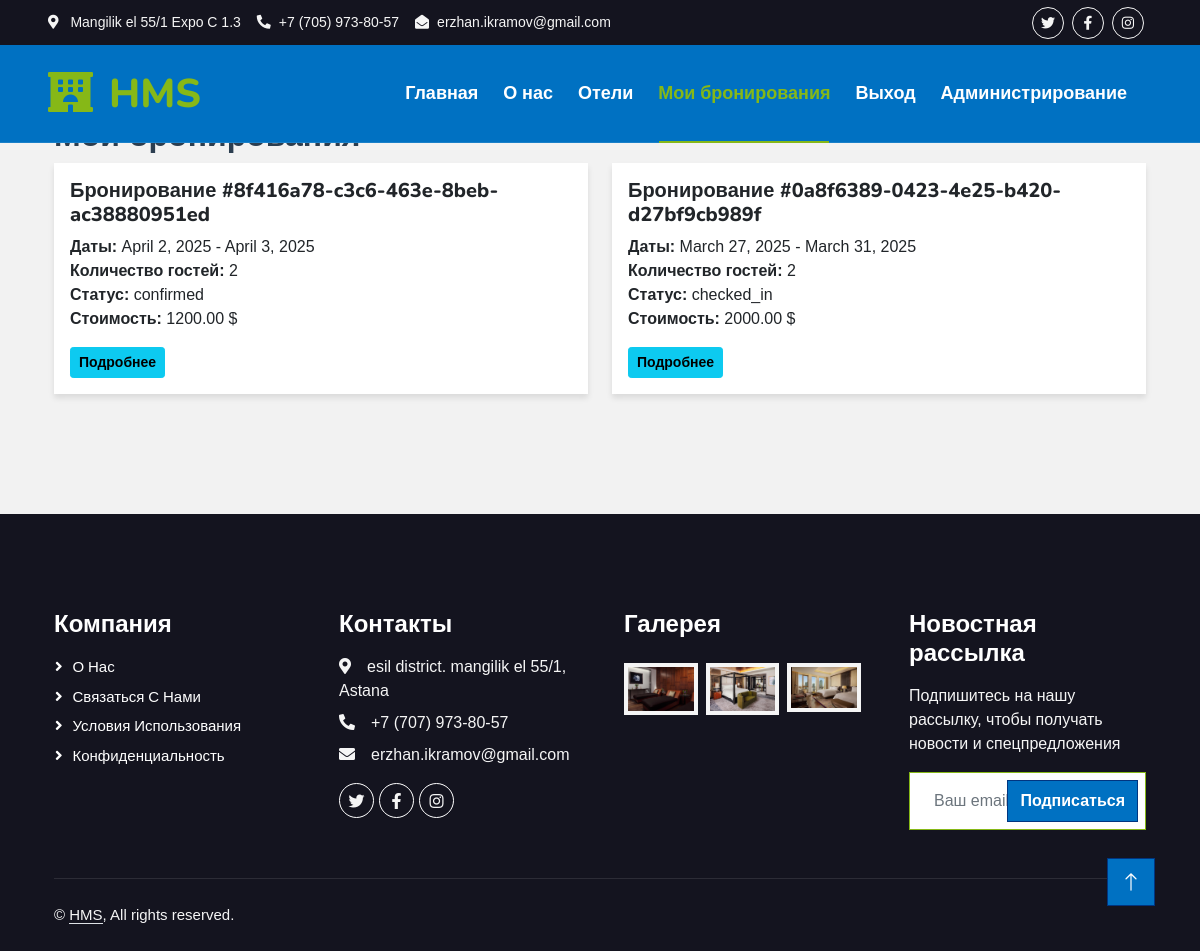
The page /bookings/ (signed in) on the database its author committed.
### booking/models.py (models this page shows, shortened)
class Booking(models.Model):
    BOOKING_STATUS = [
        ('pending', 'Ожидает подтверждения'),
        ('confirmed', 'Подтверждено'),
        ('cancelled', 'Отменено'),
        ('completed', 'Завершено'),
        ('checked_in', 'Заселен'),
    ]
    user = models.ForeignKey(User, on_delete=models.CASCADE, null=True, related_name='bookings')
    booking_id = models.UUIDField(default=uuid.uuid4, unique=True)
    room = models.ForeignKey(Room, on_delete=models.CASCADE, related_name='bookings')
    check_in_date = models.DateField()
    check_out_date = models.DateField()
    guests = models.PositiveIntegerField(default=1)
    total_price = models.DecimalField(max_digits=10, decimal_places=2)
    status = models.CharField(max_length=20, choices=BOOKING_STATUS, default='pending')
    created_at = models.DateTimeField(auto_now_add=True)
    updated_at = models.DateTimeField(auto_now=True)
    class Meta:
        verbose_name = 'Бронирование'
        verbose_name_plural = 'Бронирования'

### booking/views.py (the view)
# urls.py: path('bookings/', booking_views.my_bookings, name='my_bookings'),
@login_required
def my_bookings(request):
    bookings = Booking.objects.filter(user=request.user).order_by('-created_at')
    return render(request, 'booking/my_bookings.html', {'bookings': bookings})

### booking/templates/booking/my_bookings.html (shortened to what this page needs)
{% extends 'base.html' %}
{% load static %}
{% block content %}
<div class="container mt-4">
    <h2>Мои бронирования</h2>
    {% if bookings %}
        <div class="row">
            {% for booking in bookings %}
                <div class="col-md-6 mb-4">
                    <div class="card">
                        <div class="card-body">
                            <h5 class="card-title">Бронирование #{{ booking.booking_id }}</h5>
                            <p class="card-text">
                                <strong>Даты:</strong> {{ booking.check_in_date }} - {{ booking.check_out_date }}<br>
                                <strong>Количество гостей:</strong> {{ booking.guests }}<br>
                                <strong>Статус:</strong> {{ booking.status }}<br>
                                <strong>Стоимость:</strong> {{ booking.total_price }} $
                            </p>
                            <div class="btn-group">
                                <a href="{% url 'booking_detail' booking.booking_id %}" class="btn btn-info btn-sm">Подробнее</a>
                            </div>
                        </div>
                    </div>
                </div>
            {% endfor %}
        </div>
    {% else %}
        <div class="alert alert-info">
            У вас пока нет бронирований. <a href="{% url 'home' %}" class="alert-link">Найдите свой идеальный номер!</a>
        </div>
    {% endif %}
</div>
{% endblock %}

### booking/templates/base.html (shortened to what this page needs)
{% load static %}
<html lang="ru">
<head>
    <link rel="stylesheet" href="{% static 'css/style.css' %}">
    <link href="https://cdn.jsdelivr.net/npm/bootstrap@5.3.0/dist/css/bootstrap.min.css" rel="stylesheet">
    <link href="https://cdnjs.cloudflare.com/ajax/libs/font-awesome/6.4.0/css/all.min.css" rel="stylesheet">
    <link href="https://cdnjs.cloudflare.com/ajax/libs/font-awesome/5.10.0/css/all.min.css" rel="stylesheet">
    <link href="https://cdn.jsdelivr.net/npm/bootstrap-icons@1.4.1/font/bootstrap-icons.css" rel="stylesheet">
    <link href="{% static 'booking/lib/animate/animate.min.css' %}" rel="stylesheet">
    <link href="{% static 'booking/lib/owlcarousel/assets/owl.carousel.min.css' %}" rel="stylesheet">
    <link href="{% static 'booking/lib/tempusdominus/css/tempusdominus-bootstrap-4.min.css' %}" rel="stylesheet" />
    <link href="{% static 'booking/css/bootstrap.min.css' %}" rel="stylesheet">
    <link href="{% static 'templates/travel-agency-html-template/css/style.css' %}" rel="stylesheet">
    <link href="https://cdnjs.cloudflare.com/ajax/libs/font-awesome/6.4.0/css/all.min.css" rel="stylesheet">
    <link href="https://cdnjs.cloudflare.com/ajax/libs/font-awesome/5.15.4/css/all.min.css" rel="stylesheet">
</head>
</head>
<body>
    <div class="container-fluid bg-dark px-5 d-none d-lg-block">
        <div class="row gx-0">
            <div class="col-lg-8 text-center text-lg-start mb-2 mb-lg-0">
                <div class="d-inline-flex align-items-center" style="height: 45px;">
                    <small class="me-3 text-light"><i class="fa fa-map-marker-alt me-2"></i> Mangilik el 55/1 Expo C 1.3</small>
                    <small class="me-3 text-light"><i class="fa fa-phone-alt me-2"></i>+7 (705) 973-80-57</small>
                    <small class="text-light"><i class="fa fa-envelope-open me-2"></i>erzhan.ikramov@gmail.com</small>
                </div>
            </div>
            <div class="col-lg-4 text-center text-lg-end">
                <div class="d-inline-flex align-items-center" style="height: 45px;">
                    <a class="btn btn-sm btn-outline-light btn-sm-square rounded-circle me-2" href="https://twitter.com/"><i class="fab fa-twitter fw-normal"></i></a>
                    <a class="btn btn-sm btn-outline-light btn-sm-square rounded-circle me-2" href="#"><i class="fab fa-facebook-f fw-normal"></i></a>
                    <a class="btn btn-sm btn-outline-light btn-sm-square rounded-circle me-2" href="#"><i class="fab fa-instagram fw-normal"></i></a>
                </div>
            </div>
        </div>
    </div>
    <div class="container-fluid position-relative p-0">
        <nav class="navbar navbar-expand-lg navbar-light px-4 px-lg-5 py-3 py-lg-0">
            <a href="{% url 'home' %}" class="navbar-brand p-0">
                <h1 class="text-primary m-0"><i class="fa fa-hotel me-3"></i>HMS</h1>
            </a>
            <div class="collapse navbar-collapse" id="navbarCollapse">
                <div class="navbar-nav ms-auto py-0">
                    <a href="{% url 'home' %}" class="nav-item nav-link {% if request.path == '/' %}active{% endif %}">Главная</a>
                    <a href="{% url 'about' %}" class="nav-item nav-link {% if 'about' in request.path %}active{% endif %}">О нас</a>
                    <a href="{% url 'hotels' %}" class="nav-item nav-link {% if 'hotels' in request.path %}active{% endif %}">Отели</a>
                    {% if user.is_authenticated %}
                        <a href="{% url 'my_bookings' %}" class="nav-item nav-link {% if 'bookings' in request.path %}active{% endif %}">Мои бронирования</a>
                        <a href="{% url 'logout' %}" class="nav-item nav-link">Выход</a>
                    {% else %}
                        <a href="{% url 'login' %}" class="nav-item nav-link {% if 'login' in request.path %}active{% endif %}">Вход</a>
                        <a href="{% url 'register' %}" class="nav-item nav-link {% if 'register' in request.path %}active{% endif %}">Регистрация</a>
                    {% endif %}
                    {% if user.is_staff %}
                        <a href="{% url 'admin_dashboard' %}" class="nav-item nav-link {% if 'admin-panel' in request.path %}active{% endif %}">Администрирование</a>
                    {% endif %}
                </div>
            </div>
        </nav>
    </div>
    <div class="container-xxl py-5">
        {% block content %}{% endblock %}
    </div>
    <div class="container-fluid bg-dark text-light footer pt-5 mt-5 wow fadeIn" data-wow-delay="0.1s">
        <div class="container py-5">
            <div class="row g-5">
                <div class="col-lg-3 col-md-6">
                    <h4 class="text-white mb-3">Компания</h4>
                    <a class="btn btn-link" href="{% url 'about' %}">О нас</a>
                    <a class="btn btn-link" href="{% url 'contact' %}">Связаться с нами</a>
                    <a class="btn btn-link" href="#">Условия использования</a>
                    <a class="btn btn-link" href="#">Конфиденциальность</a>
                </div>
                <div class="col-lg-3 col-md-6">
                    <h4 class="text-white mb-3">Контакты</h4>
                    <p class="mb-2"><i class="fa fa-map-marker-alt me-3"></i>esil district. mangilik el 55/1, Astana</p>
                    <p class="mb-2"><i class="fa fa-phone-alt me-3"></i>+7 (707) 973-80-57</p>
                    <p class="mb-2"><i class="fa fa-envelope me-3"></i>erzhan.ikramov@gmail.com</p>
                    <div class="d-flex pt-2">
                        <a class="btn btn-outline-light btn-social" href="#"><i class="fab fa-twitter"></i></a>
                        <a class="btn btn-outline-light btn-social" href="#"><i class="fab fa-facebook-f"></i></a>
                        <a class="btn btn-outline-light btn-social" href="#"><i class="fab fa-instagram"></i></a>
                    </div>
                </div>
                <div class="col-lg-3 col-md-6">
                    <h4 class="text-white mb-3">Галерея</h4>
                    <div class="row g-2 pt-2">
                        <div class="col-4">
                            <img class="img-fluid bg-light p-1" src="{% static 'booking/img/596326048.jpg' %}" alt="">
                        </div>
                        <div class="col-4">
                            <img class="img-fluid bg-light p-1" src="{% static 'booking/img/596326129 — копия.jpg' %}" alt="">
                        </div>
                        <div class="col-4">
                            <img class="img-fluid bg-light p-1" src="{% static 'booking/img/596337321.jpg' %}" alt="">
                        </div>
                    </div>
                </div>
                <div class="col-lg-3 col-md-6">
                    <h4 class="text-white mb-3">Новостная рассылка</h4>
                    <p>Подпишитесь на нашу рассылку, чтобы получать новости и спецпредложения</p>
                    <div class="position-relative mx-auto" style="max-width: 400px;">
                        <button type="button" class="btn btn-primary py-2 position-absolute top-0 end-0 mt-2 me-2">Подписаться</button>
                    </div>
                </div>
            </div>
        </div>
        <div class="container">
            <div class="copyright">
                <div class="row">
                    <div class="col-md-6 text-center text-md-start mb-3 mb-md-0">
                        &copy; <a class="border-bottom" href="#">HMS</a>, All rights reserved.
                    </div>
                </div>
            </div>
        </div>
    </div>
    <a href="#" class="btn btn-lg btn-primary btn-lg-square back-to-top"><i class="bi bi-arrow-up"></i></a>
</body>
</html>

### booking/static/css/style.css (style rules this page uses)
:root { --primary: #86B817; --secondary: #FE8800; --light: #F5F5F5; --dark: #14141F; }
.back-to-top { position: fixed; display: none; right: 45px; bottom: 45px; z-index: 99; }
.btn { font-family: 'Nunito', sans-serif; font-weight: 600; transition: .5s; }
.btn.btn-primary, .btn.btn-secondary { color: #FFFFFF; }
.btn-sm-square { width: 32px; height: 32px; }
.btn-lg-square { width: 48px; height: 48px; }
.btn-square, .btn-sm-square, .btn-lg-square { padding: 0; display: flex; align-items: center; justify-content: center; font-weight: normal; border-radius: 0px; }
.navbar-light .navbar-nav .nav-link { font-family: 'Nunito', sans-serif; position: relative; margin-right: 25px; padding: 35px 0; color: #FFFFFF !important; font-size: 18px; font-weight: 600; outline: none; transition: .5s; }
.navbar-light .navbar-nav .nav-link:hover, .navbar-light .navbar-nav .nav-link.active { color: var(--primary) !important; }
@media (min-width: 992px) { .navbar-light { position: absolute; width: 100%; top: 0; left: 0; border-bottom: 1px solid rgba(256, 256, 256, .1); z-index: 999; } }
@media (min-width: 992px) { .navbar-light .navbar-nav .nav-link::before { position: absolute; content: ""; width: 0; height: 2px; bottom: -1px; left: 50%; background: var(--primary); transition: .5s; } }
@media (min-width: 992px) { .navbar-light .navbar-nav .nav-link:hover::before, .navbar-light .navbar-nav .nav-link.active::before { width: calc(100% - 2px); left: 1px; } }
.footer .btn.btn-social { margin-right: 5px; width: 35px; height: 35px; display: flex; align-items: center; justify-content: center; color: var(--light); font-weight: normal; border: 1px solid #FFFFFF; border-radius: 35px; transition: .3s; }
.footer .btn.btn-link { display: block; margin-bottom: 5px; padding: 0; text-align: left; color: #FFFFFF; font-size: 15px; font-weight: normal; text-transform: capitalize; transition: .3s; }
.footer .btn.btn-link::before { position: relative; content: "\f105"; font-family: "Font Awesome 5 Free"; font-weight: 900; margin-right: 10px; }
.footer .copyright { padding: 25px 0; font-size: 15px; border-top: 1px solid rgba(256, 256, 256, .1); }
.footer .copyright a { color: var(--light); }

### booking/templates/booking/travel-agency-html-template/css/style.css (style rules this page uses)
:root { --primary: #86B817; --secondary: #FE8800; --light: #F5F5F5; --dark: #14141F; }
.back-to-top { position: fixed; display: none; right: 45px; bottom: 45px; z-index: 99; }
.btn { font-family: 'Nunito', sans-serif; font-weight: 600; transition: .5s; }
.btn.btn-primary, .btn.btn-secondary { color: #FFFFFF; }
.btn-sm-square { width: 32px; height: 32px; }
.btn-lg-square { width: 48px; height: 48px; }
.btn-square, .btn-sm-square, .btn-lg-square { padding: 0; display: flex; align-items: center; justify-content: center; font-weight: normal; border-radius: 0px; }
.navbar-light .navbar-nav .nav-link { font-family: 'Nunito', sans-serif; position: relative; margin-right: 25px; padding: 35px 0; color: #FFFFFF !important; font-size: 18px; font-weight: 600; outline: none; transition: .5s; }
.navbar-light .navbar-nav .nav-link:hover, .navbar-light .navbar-nav .nav-link.active { color: var(--primary) !important; }
@media (min-width: 992px) { .navbar-light { position: absolute; width: 100%; top: 0; left: 0; border-bottom: 1px solid rgba(256, 256, 256, .1); z-index: 999; } }
@media (min-width: 992px) { .navbar-light .navbar-nav .nav-link::before { position: absolute; content: ""; width: 0; height: 2px; bottom: -1px; left: 50%; background: var(--primary); transition: .5s; } }
@media (min-width: 992px) { .navbar-light .navbar-nav .nav-link:hover::before, .navbar-light .navbar-nav .nav-link.active::before { width: calc(100% - 2px); left: 1px; } }
.footer .btn.btn-social { margin-right: 5px; width: 35px; height: 35px; display: flex; align-items: center; justify-content: center; color: var(--light); font-weight: normal; border: 1px solid #FFFFFF; border-radius: 35px; transition: .3s; }
.footer .btn.btn-link { display: block; margin-bottom: 5px; padding: 0; text-align: left; color: #FFFFFF; font-size: 15px; font-weight: normal; text-transform: capitalize; transition: .3s; }
.footer .btn.btn-link::before { position: relative; content: "\f105"; font-family: "Font Awesome 5 Free"; font-weight: 900; margin-right: 10px; }
.footer .copyright { padding: 25px 0; font-size: 15px; border-top: 1px solid rgba(256, 256, 256, .1); }
.footer .copyright a { color: var(--light); }

### rows shown on the page
Booking: booking_id "8f416a78-c3c6-463e-8beb-ac38880951ed", check_in_date "April 2, 2025", check_out_date "April 3, 2025", guests "2", status "confirmed", total_price "1200.00"
Booking: booking_id "0a8f6389-0423-4e25-b420-d27bf9cb989f", check_in_date "March 27, 2025", check_out_date "March 31, 2025", guests "2", status "checked_in", total_price "2000.00"
